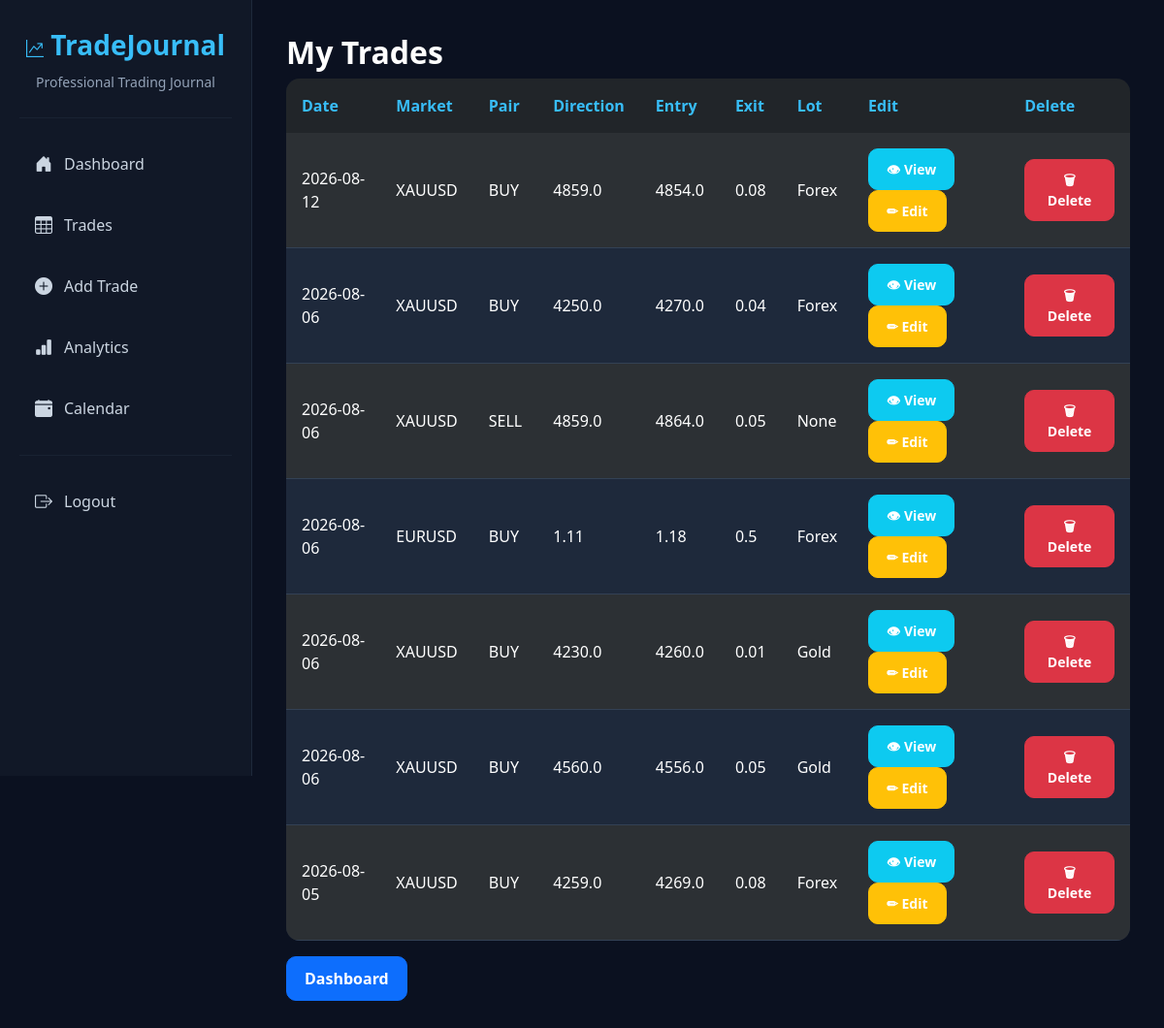
Page /trades (signed in) on the earlier database version.
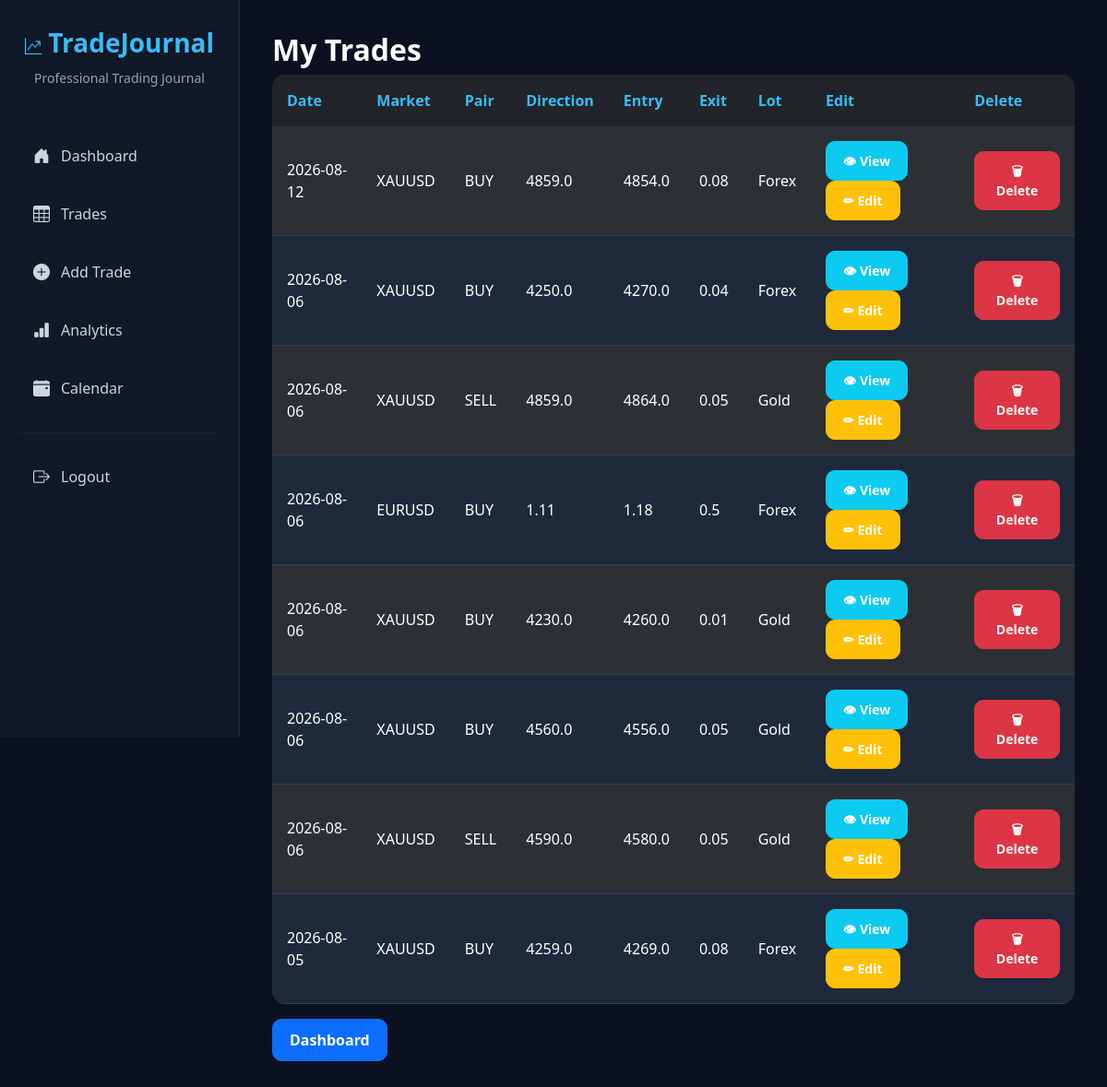
Same page on the later database version.
### models/trade.py (models this page shows)
class Trade(db.Model):
    __tablename__ = "trades"
    id = db.Column(db.Integer, primary_key=True)
    date = db.Column(db.String(20), nullable=False)
    symbol = db.Column(db.String(20), nullable=False)
    direction = db.Column(db.String(10), nullable=False)
    entry = db.Column(db.Float, nullable=False)
    exit = db.Column(db.Float, nullable=False)
    lot = db.Column(db.Float, nullable=False)
    market = db.Column(db.String(20), default="Forex")
    profit_loss = db.Column(db.Float, default=0)
    commission = db.Column(db.Float, default=0)
    risk = db.Column(db.Float, default=0)
    strategy = db.Column(db.String(50), default="")
    session = db.Column(db.String(30), default="")
    emotion = db.Column(db.String(50), default="")
    mistake = db.Column(db.String(100), default="")
    notes = db.Column(db.Text)
    before_image = db.Column(db.String(255))
    after_image = db.Column(db.String(255))
    user_id = db.Column(db.Integer, db.ForeignKey("users.id"))

### routes/trades.py (the view)
@trades_bp.route("/trades")
@login_required
def trade_list():
    trades = (
        Trade.query
        .filter_by(user_id=current_user.id)
        .order_by(Trade.date.desc())
        .all()
    )
    return render_template(
        "trades.html",
        trades=trades
    )

### app.py (called while the page is built)
@login_manager.user_loader
def load_user(user_id):
    return User.query.get(int(user_id))

### templates/trades.html
{% extends "base.html" %}
{% block content %}
<h2>My Trades</h2>
<table class="table table-dark table-striped">
<thead>
<tr>
<th>Date</th>
<th>Market</th>
<th>Pair</th>
<th>Direction</th>
<th>Entry</th>
<th>Exit</th>
<th>Lot</th>
<th>Edit</th>
<th>Delete</th>
</tr>
</thead>
<tbody>
{% for trade in trades %}
<tr>
<td>{{trade.date}}</td>
<td>{{trade.symbol}}</td>
<td>{{trade.direction}}</td>
<td>{{trade.entry}}</td>
<td>{{trade.exit}}</td>
<td>{{trade.lot}}</td>
<td>{{ trade.market }}</td>
<td>
<a href="/trade/{{ trade.id }}" class="btn btn-info btn-sm">
    👁 View
</a>
<a
href="/edit_trade/{{trade.id}}"
class="btn btn-warning btn-sm">
✏ Edit
</a>
</td>
<td>
<a
href="/delete_trade/{{trade.id}}"
class="btn btn-danger btn-sm"
onclick="return confirm('Delete this trade?')">
🗑 Delete
</a>
</td>
</tr>
{% endfor %}
</tbody>
</table>
<a href="/dashboard" class="btn btn-primary">
Dashboard
</a>
{% endblock %}

Differences in the rows shown:
changed Trade (number 3 of 8 on the later page): market "None" → "Gold"
added Trade: date "2026-08-06", symbol "XAUUSD", direction "SELL", entry "4590.0", exit "4580.0", lot "0.05", market "Gold"
